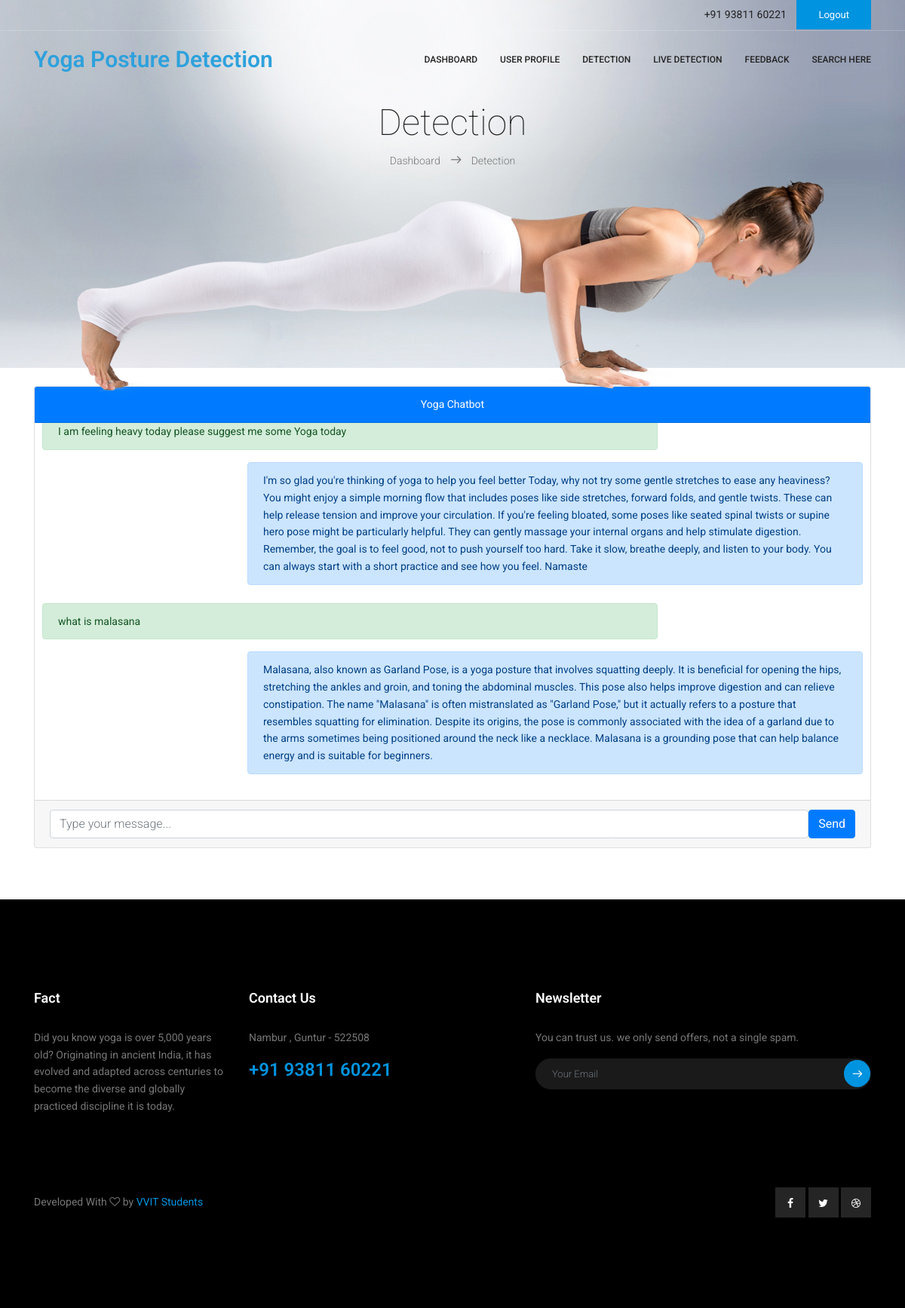
/user-chatbot, run on the app's committed database.
### userapp/models.py (models this page shows, shortened)
class Conversation(models.Model):
    user_message = models.TextField()
    bot_response = models.TextField()
    created_at = models.DateTimeField(auto_now_add=True)

### userapp/views.py (the view, shortened to what this page needs)
# urls.py: path('user-chatbot',userapp_views.user_chatbot,name='chatbot'),
@csrf_exempt
def user_chatbot(request):
    conversations = Conversation.objects.all().order_by('created_at')
    return render(request, 'user/chatbot.html', {'conversations': conversations})

### assets/templates/user/chatbot.html (shortened to what this page needs)
{% load static %}
<!DOCTYPE html>
<html lang="zxx" class="no-js">
<head>
			<link rel="stylesheet" href="{% static 'user/css/linearicons.css' %}">
			<link rel="stylesheet" href="{% static 'user/css/font-awesome.min.css' %}">
			<link rel="stylesheet" href="{% static 'user/css/bootstrap.css' %}">
			<link rel="stylesheet" href="{% static 'user/css/magnific-popup.css' %}">
			<link rel="stylesheet" href="{% static 'user/css/nice-select.css' %}">
			<link rel="stylesheet" href="{% static 'user/css/animate.min.css' %}">
			<link rel="stylesheet" href="{% static 'user/css/owl.carousel.css' %}">
			<link rel="stylesheet" href="{% static 'user/css/jquery-ui.css' %}">
			<link rel="stylesheet" href="{% static 'user/css/main.css' %}">
</head>
<body>
	<header id="header">
		<div class="header-top">
			<div class="container">
				<div class="row">
					<div class="col-lg-6 col-sm-6 col-8 header-top-left no-padding">
						<ul>
							<a href="https://www.facebook.com/share/1CAG9BP7zo/"><i class="fa fa-facebook"></i></a>
					<a href="https://x.com/vvitguntur?t=9sK85JwAIJ2XUiItCMmcxg&s=09"><i class="fa fa-twitter"></i></a>
					<a href="https://www.vvitguntur.com/"><i class="fa fa-dribbble"></i></a>
						</ul>
					</div>
					<div class="col-lg-6 col-sm-6 col-4 header-top-right no-padding">
						<a href="tel:+880 1234 654 953">
							<span class="text">+91 93811 60221</span>
						</a>
						<a class="book-now" href="{% url 'user_logout' %}">Logout</a>
					</div>
				</div>
			</div>
		</div>
		<div class="container main-menu">
			<div class="row align-items-center justify-content-between d-flex">
				<div id="logo">
					<a href="{% url 'user_dashboard' %}"><h2 style="color: #2ea1dc;">Yoga Posture Detection</h2></a>
				</div>
				<nav id="nav-menu-container">
					<ul class="nav-menu">
						<li><a href="{% url 'user_dashboard' %}">Dashboard</a></li>
						<li><a href="{% url 'user_profile' %}">User Profile</a></li>
						<li><a class="" href="{% url 'Classification' %}">Detection</a></li>
						<li><a class="" href="{% url 'live_detection' %}">Live Detection</a></li>
						<li><a href="{% url 'user_feedback' %}">Feedback</a></li>
						<li><a href="{% url 'yoga_search' %}">Search Here</a></li>
					</ul>
				</nav>
			</div>
		</div>
	</header>
	<section class="banner-area relative about-banner" id="home">
		<img class="cta-img img-fluid" src="{% static 'user/img/cta-img.png' %}" alt="">
		<div class="overlay overlay-bg"></div>
		<div class="container">
			<div class="row d-flex align-items-center justify-content-center">
				<div class="about-content col-lg-12">
					<h1>
						Detection
					</h1>
					<p class="link-nav"><a href="{% url 'user_dashboard' %}">Dashboard </a>
						<span class="lnr lnr-arrow-right"></span> <a href="{% url 'Classification' %}">
							Detection</a></p>
				</div>
			</div>
		</div>
	</section>
	<div class="container mt-4">
		<div class="card shadow">
			<div class="card-header bg-primary text-white text-center fw-bold">Yoga Chatbot</div>
			<div class="card-body chat-body overflow-auto" style="height: 500px; padding: 10px;">
				{% for conversation in conversations %}
					<div class="d-flex flex-column mb-2">
						<div class="alert alert-success align-self-start w-75" style="word-wrap: break-word;">{{ conversation.user_message }}</div>
						<div class="alert alert-primary align-self-end w-75" style="word-wrap: break-word;">{{ conversation.bot_response }}</div>
					</div>
				{% endfor %}
			</div>
			<div class="card-footer">
				<form method="post" class="d-flex">
					<input type="text" name="message" class="form-control me-2" placeholder="Type your message..." required>
					<button type="submit" class="btn btn-primary">Send</button>
				</form>
			</div>
		</div>
	</div>
<br>
<br>
<br>
		<footer class="footer-area section-gap">
			<div class="container">
				<div class="row">
					<div class="col-lg-3  col-md-6 col-sm-6">
						<div class="single-footer-widget">
							<h4>Fact</h4>
							<p>
								Did you know yoga is over 5,000 years old? Originating in ancient India, it has evolved and adapted across centuries to become the diverse and globally practiced discipline it is today.
							</p>
						</div>
					</div>
					<div class="col-lg-4  col-md-6 col-sm-6">
						<div class="single-footer-widget">
							<h4>Contact Us</h4>
							<p>
								Nambur , Guntur - 522508
							</p>
							<p class="number">
								+91 93811 60221 <br>
							</p>
						</div>
					</div>
					<div class="col-lg-5  col-md-6 col-sm-6">
						<div class="single-footer-widget">
							<h4>Newsletter</h4>
							<p>You can trust us. we only send offers, not a single spam.</p>
							<div class="d-flex flex-row" id="mc_embed_signup">
							<form class="navbar-form"
								 method="get">
									<div class="input-group add-on align-items-center d-flex">
										<input class="form-control" name="email" placeholder="Your Email" placeholder = 'Your Email address'
										 required type="email">
										<div class="input-group-btn">
											<button class="genric-btn"><span class="lnr lnr-arrow-right"></span></button>
										</div>
									</div>
								</form>
							</div>
						</div>
					</div>
				</div>
				<div class="footer-bottom row align-items-center">
					<p class="footer-text m-0 col-lg-6 col-md-12">
	Developed With <i class="fa fa-heart-o" aria-hidden="true"></i> by <a href="https://www.vvitguntur.com/" target="_blank">VVIT Students</a>
	</p>
					<div class="col-lg-6 col-sm-12 footer-social">
						<a href="https://www.facebook.com/share/1CAG9BP7zo/"><i class="fa fa-facebook"></i></a>
						<a href="https://x.com/vvitguntur?t=9sK85JwAIJ2XUiItCMmcxg&s=09"><i class="fa fa-twitter"></i></a>
						<a href="https://www.vvitguntur.com/"><i class="fa fa-dribbble"></i></a>
					</div>
				</div>
			</div>
		</footer>
</body>
</html>

### assets/templates/user/chatbot.html (style rules this page uses)
body { overflow-x: hidden; }
.chat-body { overflow-y: auto; }
.alert { word-wrap: break-word; }

### data on the page
Conversation: user_message "I am feeling heavy today please suggest me some Yoga today", bot_response "I'm so glad you're thinking of yoga to help you feel better Today, why not try some gentle stretches to ease any heaviness? You might enjoy a simple morning flow that includes poses like side stretches, forward folds, and gentle twists. These can help release tension and improve your circulation. If you're feeling bloated, some poses like seated spinal twists or supine hero pose might be particularly helpful. They can gently massage your internal organs and help stimulate digestion. Remember, the goal is to feel good, not to push yourself too hard. Take it slow, breathe deeply, and listen to your body. You can always start with a short practice and see how you feel. Namaste"
Conversation: user_message "what is malasana", bot_response "Malasana, also known as Garland Pose, is a yoga posture that involves squatting deeply. It is beneficial for opening the hips, stretching the ankles and groin, and toning the abdominal muscles. This pose also helps improve digestion and can relieve constipation. The name \"Malasana\" is often mistranslated as \"Garland Pose,\" but it actually refers to a posture that resembles squatting for elimination. Despite its origins, the pose is commonly associated with the idea of a garland due to the arms sometimes being positioned around the neck like a necklace. Malasana is a grounding pose that can help balance energy and is suitable for beginners."
